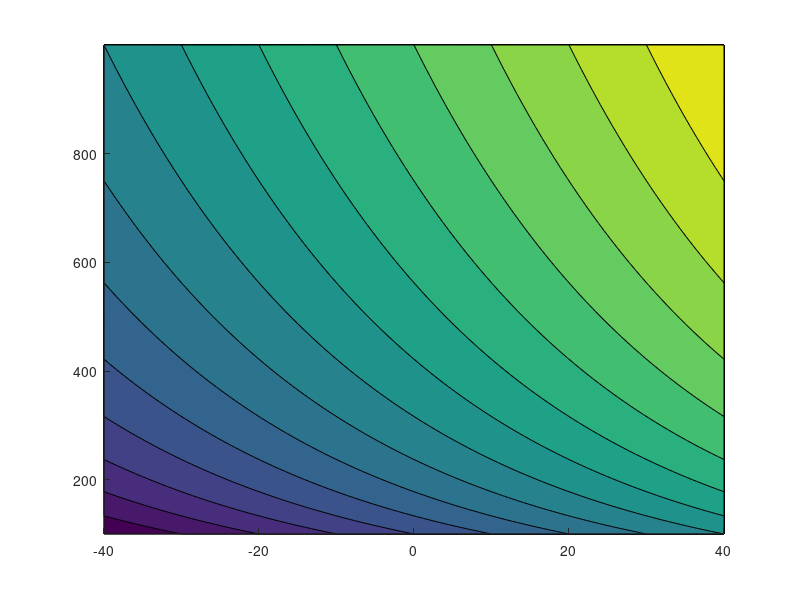

MATLAB code for this plot: (Note: this script raises an error after producing the figure.)
function y = SkewT()
    %% Constants
    p_0 = 1;     %bar
    T_0 = 273.15;
    Gamma = 6;     %K/km
    g = 9.81/1000;  %km/s/s
    R = 8.3145/0.02897; 
    k = 0.287;
    e_s0 = 6.112/1000;   %bar
    L_lv = 2501;    %kJ/kg
    c_p = 1;        %kJ/kg
    ep = 0.622;     %Unitless

    n = 100;
    b = 10^(1/(n-1));
    p = linspace(0.1,1,n);
    p_log = 0.1*b.^(0:n-1);
    T = linspace(-40,40,n);
    [x,Y] = meshgrid(T,p_log);
    T_mesh = x + x' - 40;
    
    TH = (T_mesh+273.15).*(p_0./Y).^k;    
    r_s = ep*e_s(T_mesh+273.15) ./ (Y - e_s(T_mesh+273.15))*1000;
    %THe = TH.*exp(L_lv.*r_s*1e-3 ./ (c_p*(T_mesh+273.15)));
    
    %% Air Parcel
    G_d = 10;   %K/km
    G = 8;      %K/km
    T_ground = 20+273.15; %K
    T_parc_0 = 20+273.15; %K
    %T_LCL = 1./( 1./(T_vec.' - 55) - log(f_vec)/2840) + 55;
    %z_LCL =     
    p_parc = Y(:,1);
    z = T_ground/G * (1 - (p_parc./p_0).^(R*G/1000000/g));
    T_parc = T_parc_0 - G_d*z(:,1);
    %T_parc_skew = T_parc +
    
    %% Plotting
    labelsize = 6;
    r_vals = [0.01,0.1,0.5,2,4,6,8,10,12,16,20,24];
    T_vals = linspace(-150,40,20);
    
    Y = Y * 1000;
    close all;
    [c,h] = contourf(x,Y,T_mesh,T_vals,'Color','w','LineWidth',0.1,'HandleVisibility','off');
    colormap(parula);
    h = colorbar;
    caxis([-150 40]);
    hold on;
    [c1,h1] = contour(x,Y,Y,':k','LineWidth',0.75,'HandleVisibility','off');
    %[c2,h2] = contour(x,Y,TH,'b','LineWidth',0.75);
    [c3,h3] = contour(x,Y,r_s,r_vals,'r','LineWidth',0.75);
    %[c4,h4] = contour(x,Y,THe,'c','LineWidth',0.75);
    set(gca,'YDir','reverse')
    %clabel(c2,h2,'FontSize',labelsize)
    clabel(c3,h3,'FontSize',labelsize)
    %clabel(c4,h4,'FontSize',labelsize)
    set(gca,'YScale','log')
    xtickangle(45);
    yticks((0:10)*100);
    title("Skew T")
    %yticklabels({'100','200','300','0','\pi','2\pi','3\pi'})
    %legend('\theta [K]','r_s [g/kg]','\theta_e [K]','location','northwest','NumColumns',3);
    set(get(h,'label'),'string','Temperature [^oC]');
    
    xlabel("Temperature T [^oC]");
    ylabel("Pressure p [hPa]")
    
    
    function y = log_b(b,x);
        y = log(x)/log(b);
    end
    function e_s = e_s(T)
        t = T - 273.15;
        e_s = e_s0*exp(17.27*t./(t+237.7));
    end



end